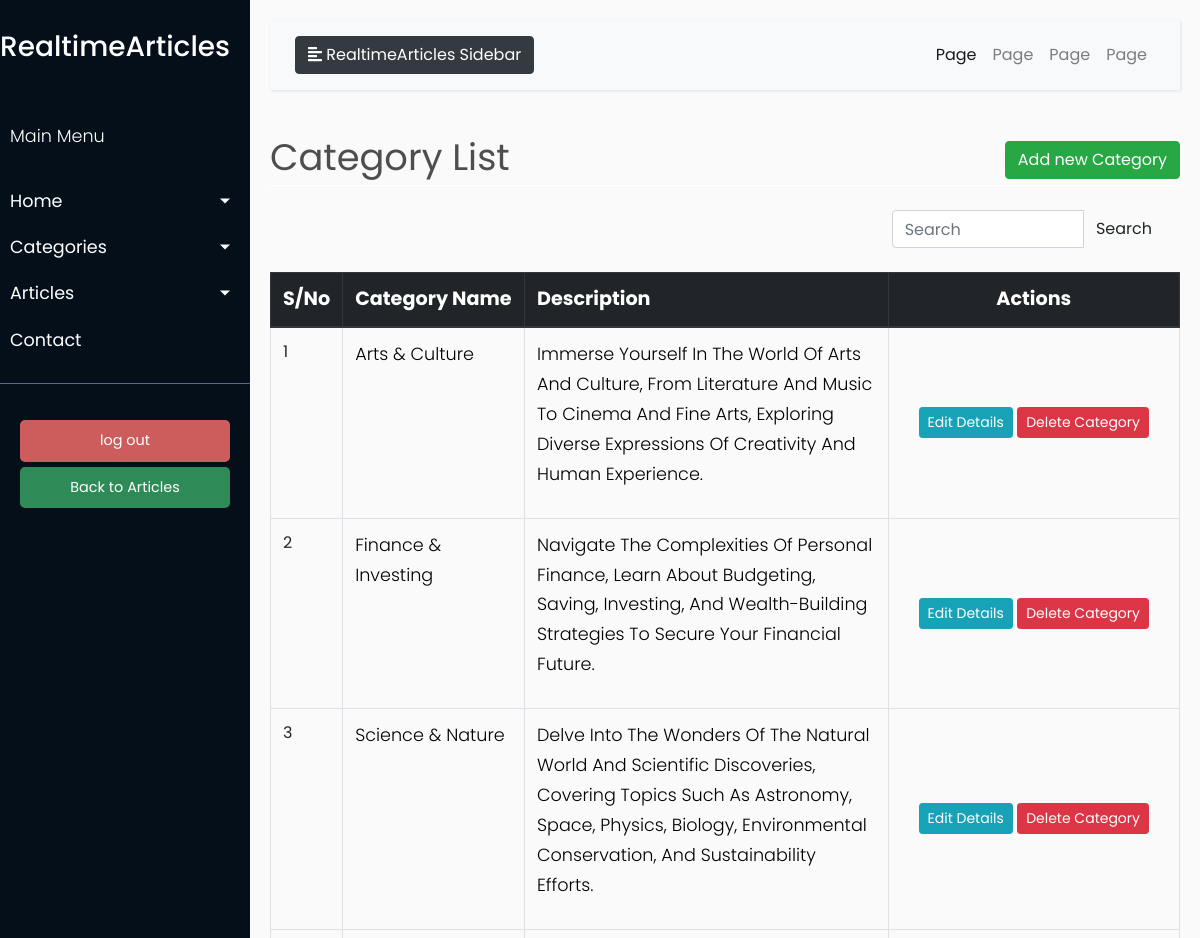
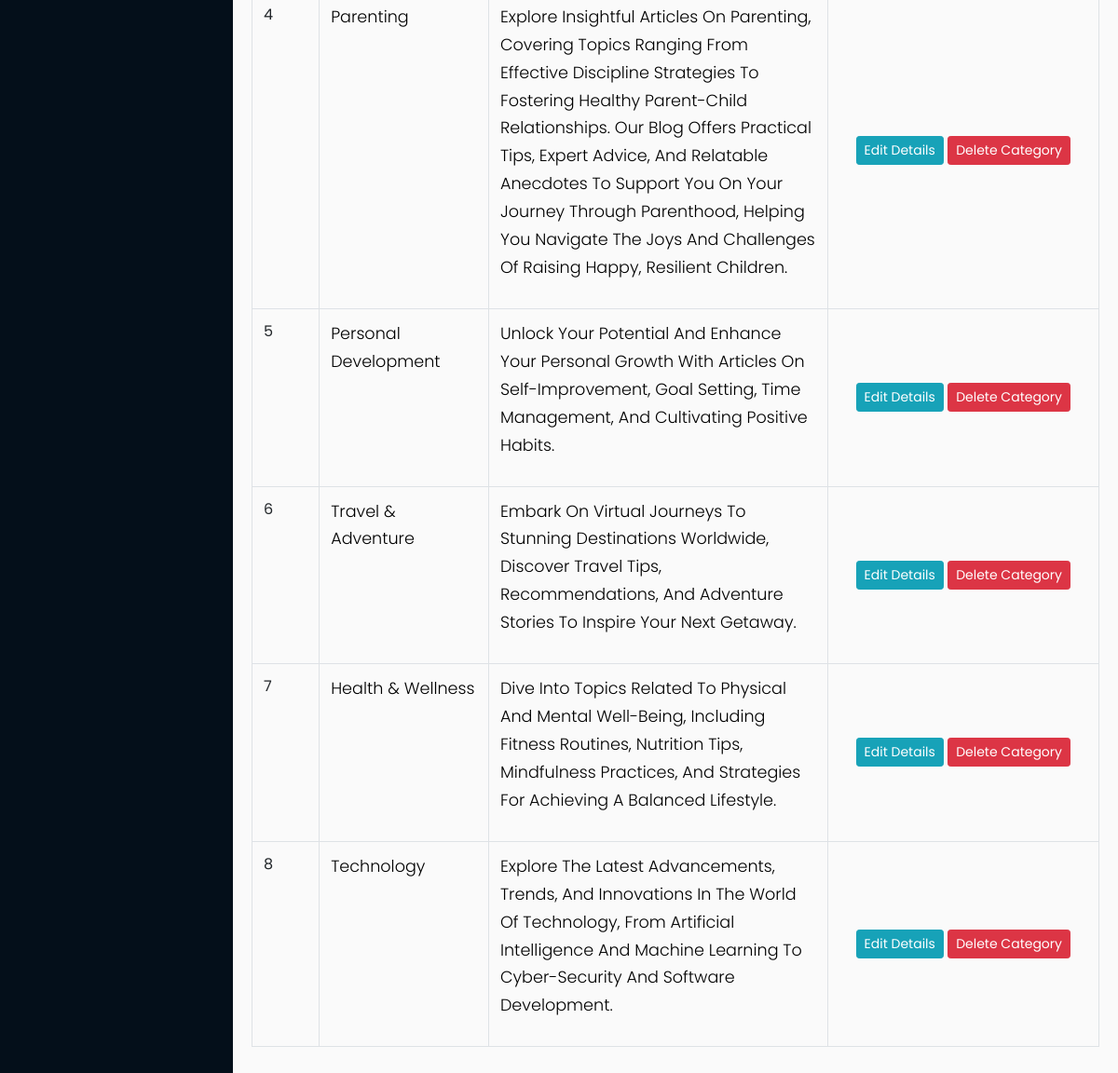
Page /category_list (signed in) on the earlier database version (2 pictures, top to bottom).
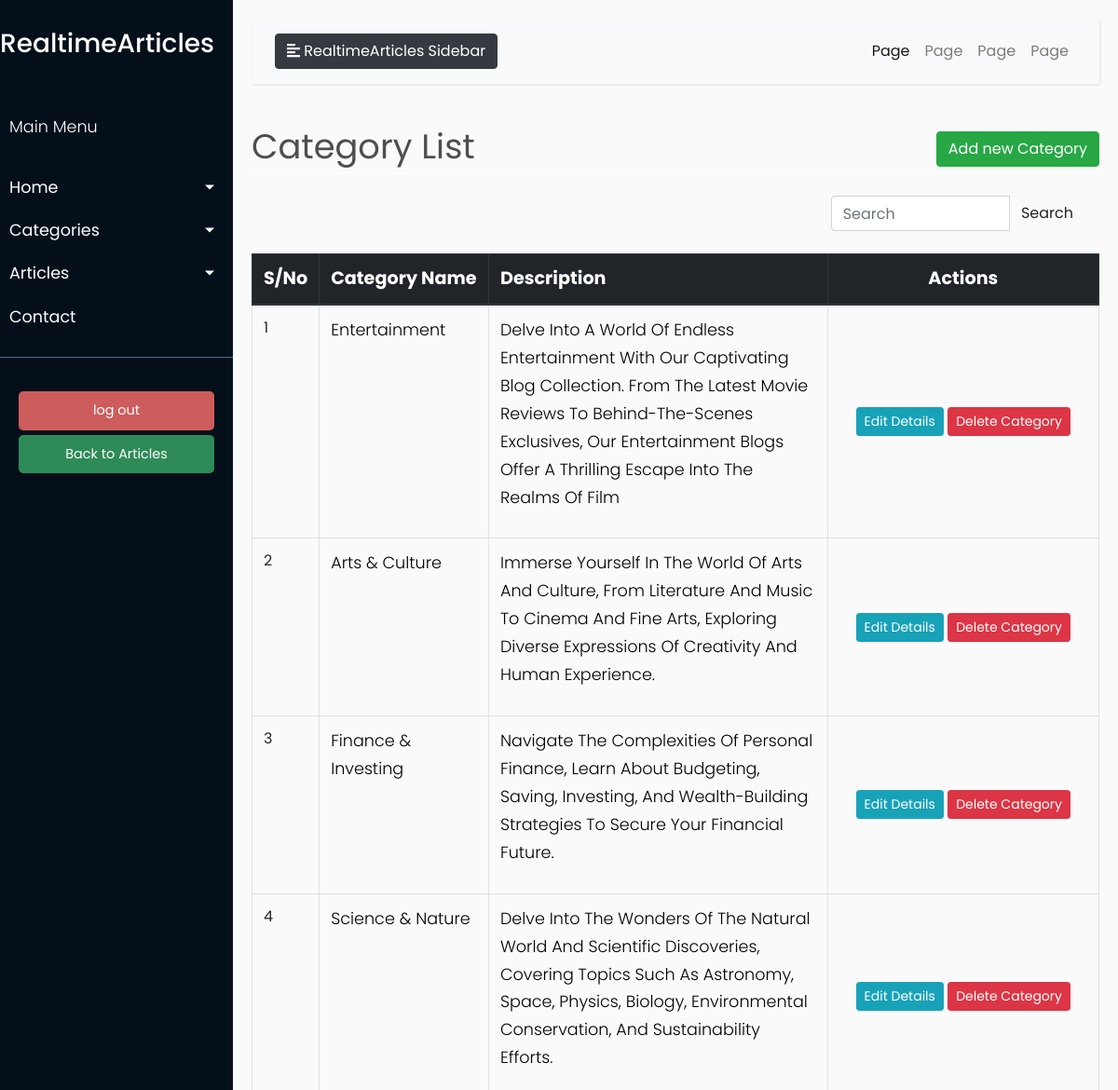
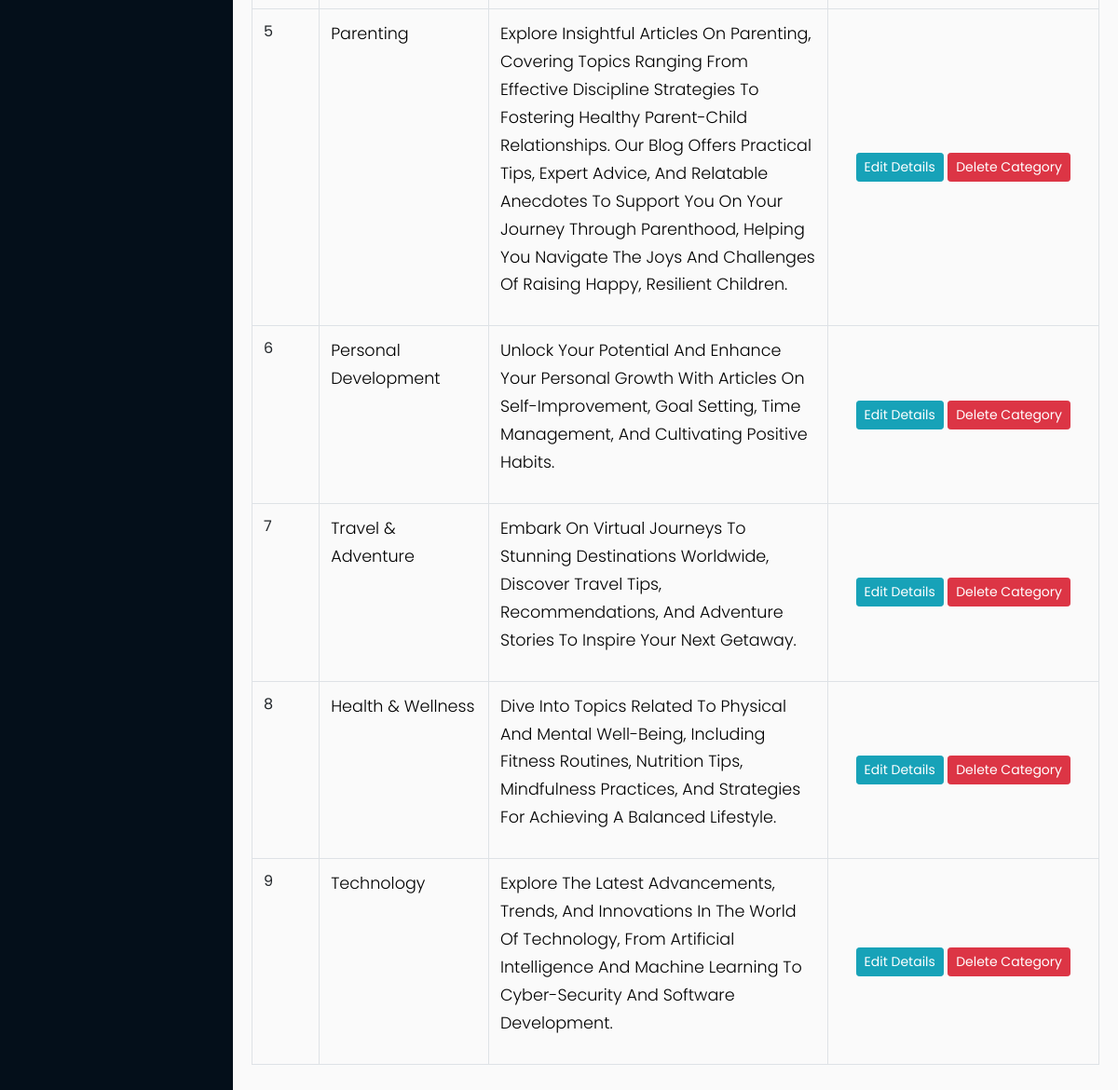
Same page on the later database version (2 pictures, top to bottom).
### models/models.py (models this page shows, shortened)
class Category(db.Model):
    __tablename__ = 'category'
    id = db.Column(db.Integer, primary_key=True)
    name = db.Column(db.String(50), unique=True, nullable=False)
    description = db.Column(db.Text)
    image = db.Column(db.String(100), nullable=False)

### blueprints/article.py (the view)
@article.route('/category_list')
@login_required
def category_list():
    title = 'Category List'
    queryset = Category.query.order_by(Category.id.desc())
    return render_template('admin/category/category_list.html',
                           queryset=queryset, title=title)

### app.py (called while the page is built)
@login.user_loader
def load_user(user_id):
    return User.query.get(int(user_id))

### templates/admin/category/category_list.html (shortened to what this page needs)
{% extends "admin/base.html" %}
{% block content %}
    <div class="row" style="color: #4e4e4e; font-style: bold; font-size: 2.3rem; ">
        <div class="col-md-8">Category List</div>
        <div class="col-md-4">
            <div class="float-md-right">
                <a class="btn btn-success" href="{{ url_for('article.create_category') }}">Add new Category</a>
            </div>
        </div>
    </div>
    <div style="border-bottom: 1px solid white;"></div>
    <br>
    <table class="table table-css table-bordered table-hover">
        <div class="container">
            <div class="row justify-content-end">
                <div class="col-md-4">
                    <form method="get" class="search-form">
                        <div class="input-group">
                            <input type="text" class="form-control" placeholder="Search" aria-label="Search"
                                   aria-describedby="button-addon2">
                            <div class="input-group-append">
                                <button class="btn btn-pink" type="submit" id="button-addon2">Search</button>
                            </div>
                        </div>
                    </form>
                </div>
            </div>
        </div>
        <br>
        <thead class="thead-dark align-middle">
        <tr style="background-color: #343a40; font-size: 1.2rem; color: white; text-transform: capitalize; height: 40px">
           <th width="5%">S/No</th>
            <th width="20%">Category Name</th>
            <th width="40%">Description</th>
            <th style="text-align: center">Actions</th>
        </tr>
        </thead>
        {% if queryset %}
            <tbody>
            {% for category in queryset %}
                <tr>
                   <td>{{ loop.index }}</td>
                    <td>
                        <p style="text-transform: capitalize; color:black">{{ category.name }} </p>
                    </td>
                    <td>
                        <p style="text-transform: capitalize; color:black">{{ category.description }} </p>
                    </td>
                    <td class="align-middle  text-center">
                        <div class="d-inline-block align-middle">
                                            <a href="{{url_for('article.edit_category', category_id =  category.id)}}" class="btn btn-info btn-sm">Edit
                                                Details</a>
                                            <a href="{{url_for('article.delete_category', id =  category.id)}}" class="btn btn-danger btn-sm"> Delete
                                                Category </a>
                        </div>
                    </td>
                </tr>
            {% endfor %}
            </tbody>
        {% endif %}
    </table>
{% endblock content %}

### templates/admin/base.html (shortened to what this page needs)
<!DOCTYPE html>
<html lang="en">
<head>
    <link href="https://stackpath.bootstrapcdn.com/bootstrap/4.3.1/css/bootstrap.min.css" rel="stylesheet">
    <link rel="stylesheet" href="https://stackpath.bootstrapcdn.com/bootstrap/4.1.0/css/bootstrap.min.css"
>
    <link rel="stylesheet" href="/static/css/admin_css/style.css">
</head>
<body>
<div class="wrapper">
    <nav id="sidebar">
        <div class="sidebar-header">
            <a href="{{ url_for('home.index') }}"><h3> RealtimeArticles </h3></a>
        </div>
        <ul class="list-unstyled components">
            <p>Main Menu</p>
            <li>
                <a href="#homeSubmenu" data-toggle="collapse" aria-expanded="false" class="dropdown-toggle">Home</a>
            </li>
            <li>
                <a href="#CategorySubmenu" data-toggle="collapse" aria-expanded="false" class="dropdown-toggle">Categories</a>
            </li>
            <li>
                <a href="#ArticleSubmenu" data-toggle="collapse" aria-expanded="false"
                   class="dropdown-toggle">Articles</a>
            </li>
            <li>
                <a href="#">Contact</a>
            </li>
        </ul>
        <ul class="list-unstyled CTAs">
            <li>
                <a href="{{ url_for('user.logout') }}" class="download">log out</a>
            </li>
            <li>
                <a href="{{ url_for('home.index') }}" class="article">Back to Articles</a>
            </li>
        </ul>
    </nav>
    <div id="content">
        <nav class="navbar navbar-expand-lg navbar-light bg-light">
            <div class="container-fluid">
                <button type="button" id="sidebarCollapse" class="btn btn-dark">
                    <i class="fas fa-align-left"></i>
                    <span>RealtimeArticles Sidebar</span>
                </button>
                <div class="collapse navbar-collapse" id="navbarSupportedContent">
                    <ul class="nav navbar-nav ml-auto">
                        <li class="nav-item active">
                            <a class="nav-link" href="#">Page</a>
                        </li>
                        <li class="nav-item">
                            <a class="nav-link" href="#">Page</a>
                        </li>
                        <li class="nav-item">
                            <a class="nav-link" href="#">Page</a>
                        </li>
                        <li class="nav-item">
                            <a class="nav-link" href="#">Page</a>
                        </li>
                    </ul>
                </div>
            </div>
        </nav>
        {% block content %}
        {% endblock content %}
    </div>
</div>
</body>
</html>

### static/css/admin_css/style.css (style rules this page uses)
body { font-family: 'Poppins', sans-serif; background: #fafafa; }
p { font-family: 'Poppins', sans-serif; font-size: 1.1em; font-weight: 300; line-height: 1.7em; color: #999; }
a, a:hover, a:focus { color: inherit; text-decoration: none; transition: all 0.3s; }
.navbar { padding: 15px 10px; background: #fff; border: none; border-radius: 0; margin-bottom: 40px; box-shadow: 1px 1px 3px rgba(0, 0, 0, 0.1); }
.wrapper { display: flex; width: 100%; align-items: stretch; }
#sidebar { min-width: 250px; max-width: 250px; background: #040f1a; color: #fff; transition: all 0.3s; }
#sidebar .sidebar-header { padding-top: 30px; padding-bottom: 20px; background: #040f1a; }
#sidebar ul.components { padding: 20px 0; border-bottom: 1px solid #47748b; }
#sidebar ul p { color: #fff; padding: 10px; }
#sidebar ul li a { padding: 10px; font-size: 1.1em; display: block; }
a[data-toggle="collapse"] { position: relative; }
.dropdown-toggle::after { display: block; position: absolute; top: 50%; right: 20px; transform: translateY(-50%); }
ul.CTAs { padding: 20px; }
ul.CTAs a { text-align: center; font-size: 0.9em !important; display: block; border-radius: 5px; margin-bottom: 5px; }
a.download { background: indianred; color: #FFFFFF; }
a.article { background: seagreen; color: white; }
#content { width: 100%; padding: 20px; min-height: 100vh; transition: all 0.3s; }

Differences in the rows shown:
added Category: name "Entertainment", description "Delve Into A World Of Endless Entertainment With Our Captivating Blog Collection. From The Latest Movie Reviews To Behind-The-Scenes Exclusives, Our Entertainment Blogs Offer A Thrilling Escape Into The Realms Of Film"
